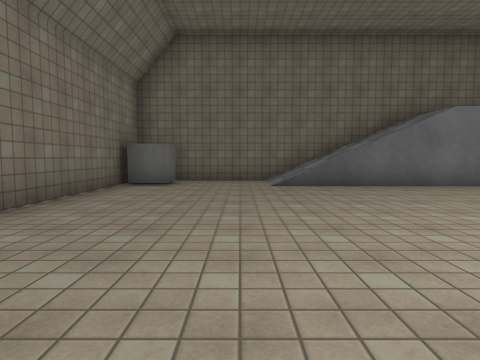
[1] (above)

16 first-person views from a walk through a scene from a Unity 3-D project. The camera is 1.2 m above the floor, tilts 4° down and sees 75° across. The floor is counted in squares, 2 m on a side. Each view is taken from the middle of a square. On the plan, view 1 faces up. The plan holds only what a view shows up to about 9 squares ahead; the rest is blank. The place goes on beyond the plan. The player is left out. Surface patterns are stand-ins for the level's own textures.

[2]
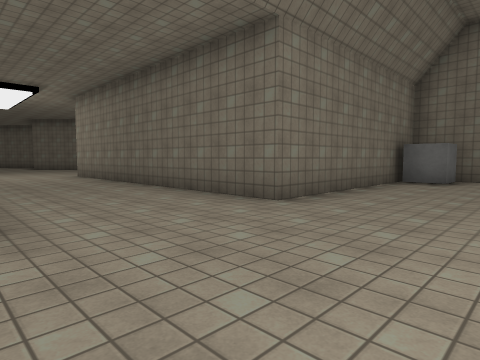

[3]
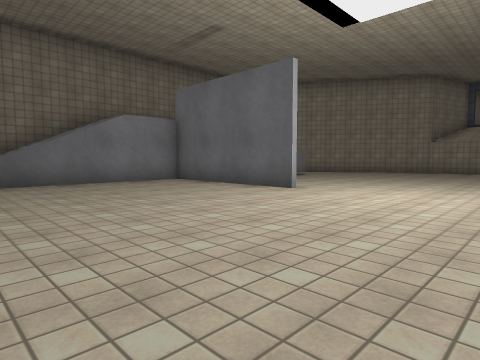

[4]
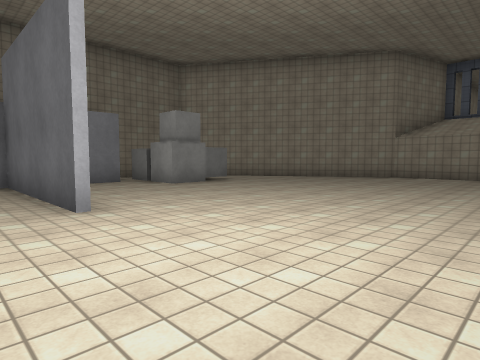

[5]
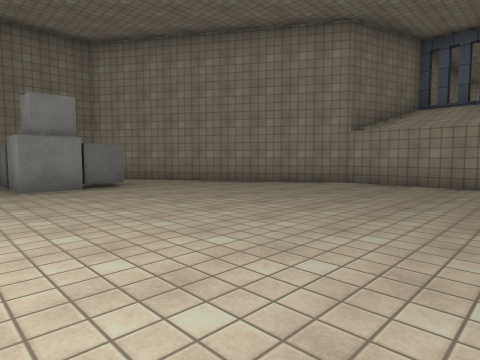

[6]
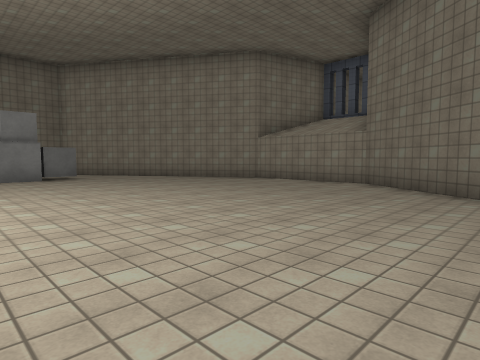

[7]
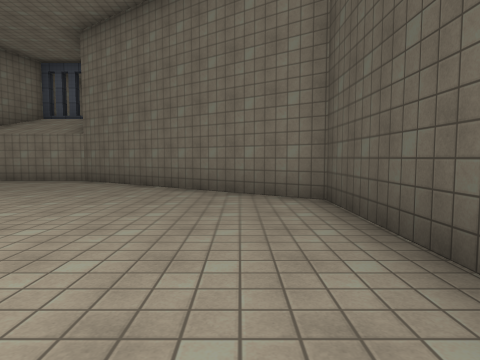

[8]
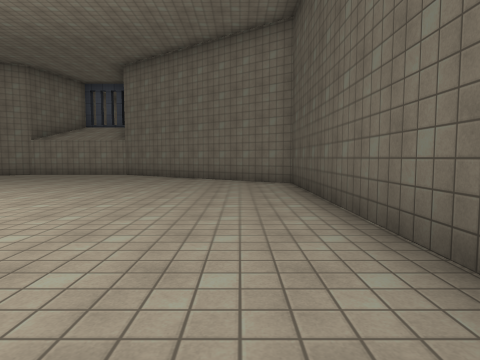

[9]
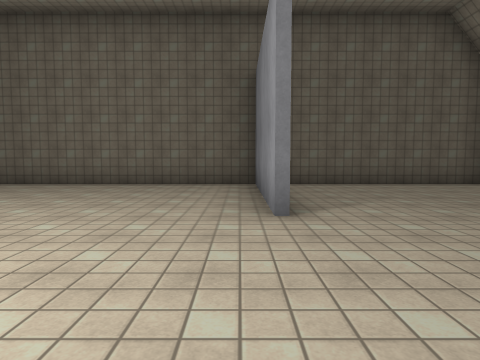

[10]
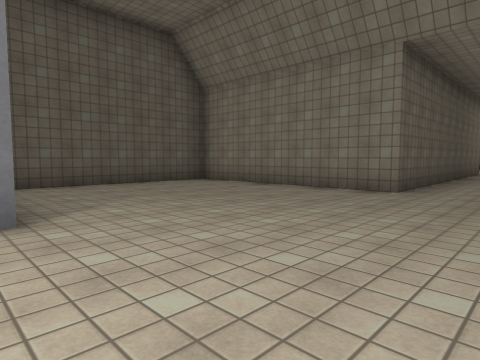

[11]
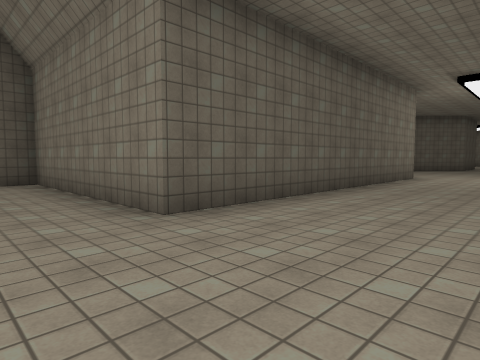

[12]
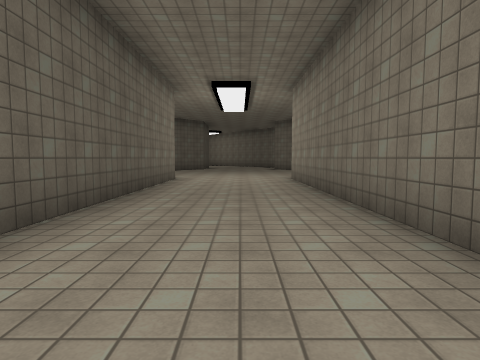

[13]
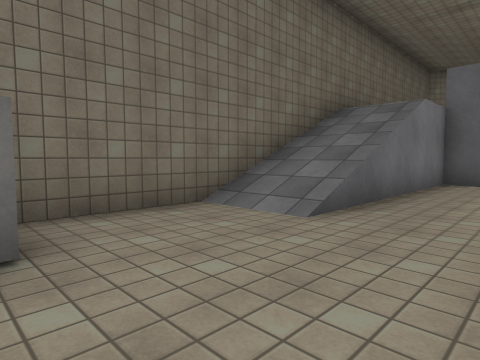

[14]
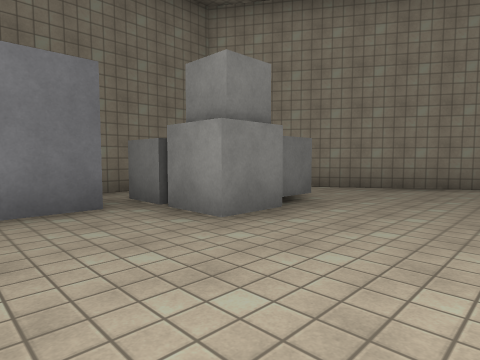

[15]
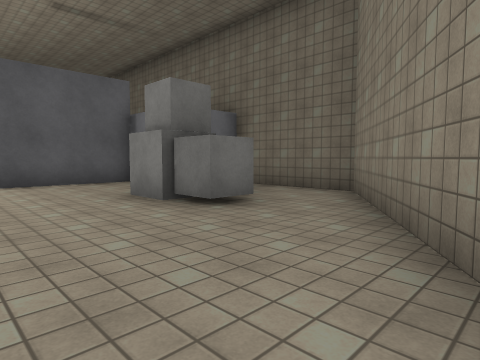

[16]
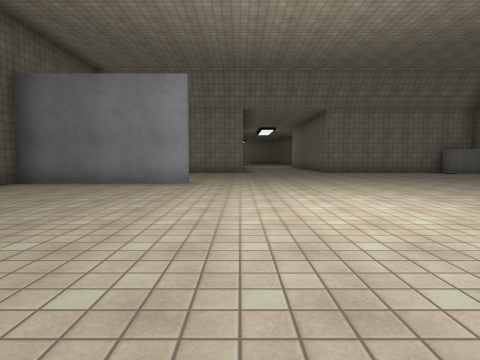

### Floor plan
Key: @ floor where view 1 was taken; # wall or solid block; . main floor; : floor 3.5 m higher than the main floor; / step, stairs or slope; C cube.
Columns run from 11 left of view 1 to 16 right of it. Each row starts with its distance up from view 1.
  9          ###############
  8         CC..////:   ...##
  7         CC..////::::CC..#
  6         #........#..CCC.##
  5         #........#.......##
  4         #........#........#
  3 #########........#........##
  2 ...........................#
  1 ...........................#
  0 ...........@...............#
 -1 #########..................#
 -2         #.................#
 -3         #.....#..........##
 -4         #.....#.........##
 -5         #.....#.........#
 -6         #.....#........##
 -7         ################

Where each view was taken, in squares from view 1:
view 1: 0 up, 0 right, facing up
view 2: 1 down, 0 right, facing up-left
view 3: 1 down, 1 right, facing up-right
view 4: 1 down, 5 right, facing up-right
view 5: 1 down, 8 right, facing up-right
view 6: 4 down, 8 right, facing up-right
view 7: 5 down, 7 right, facing right
view 8: 5 down, 4 right, facing right
view 9: 1 up, 3 right, facing down
view 10: 1 up, 3 right, facing down-left
view 11: 2 up, 1 left, facing down-left
view 12: 1 up, 2 left, facing left
view 13: 5 up, 2 left, facing up-right
view 14: 3 up, 7 right, facing up-right
view 15: 3 up, 14 right, facing up-left
view 16: 1 down, 10 right, facing left
